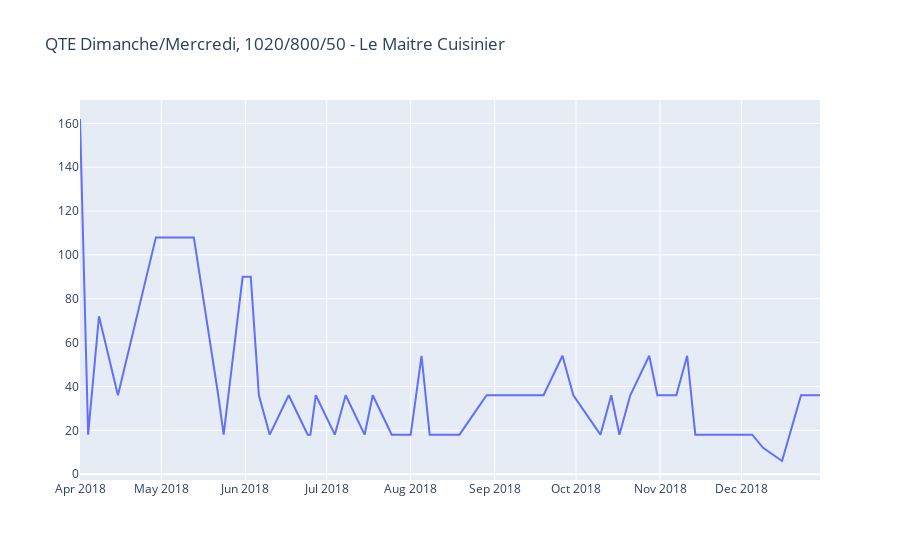
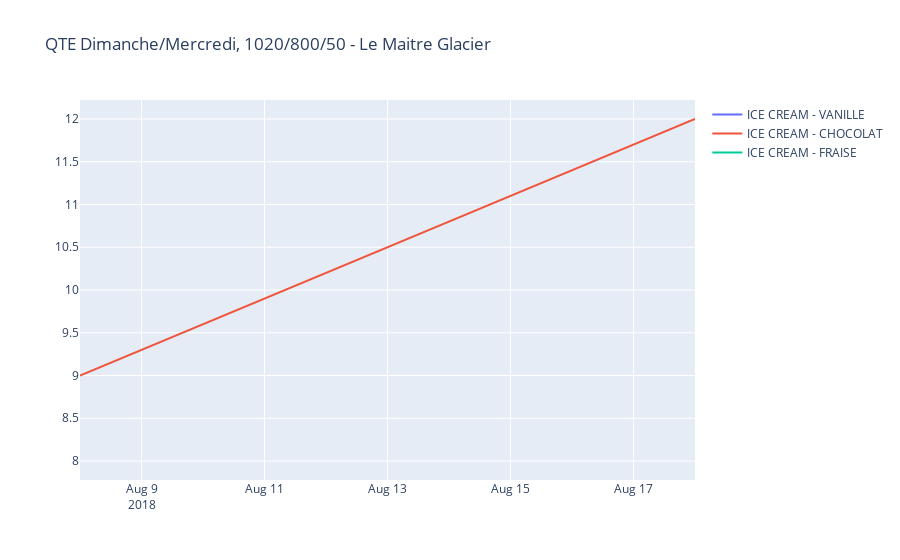

Notebook source saved alongside these figures, in order:
### Code cell
Plot_QTE3("Dimanche/Mercredi, 1020/800/50")

### Figure 1 — Plotly figure (JSON) as saved in the notebook; plotly's stock layout.template omitted (floating-point values rounded to 4 significant figures)
{"data": [{"mode": "lines", "name": "PREPARATION CULINAIRE", "type": "scatter", "x": ["2018-04-01", "2018-04-04", "2018-04-08", "2018-04-15", "2018-04-29", "2018-05-13", "2018-05-22", "2018-05-24", "2018-05-31", "2018-06-03", "2018-06-06", "2018-06-10", "2018-06-17", "2018-06-24", "2018-06-25", "2018-06-27", "2018-07-04", "2018-07-08", "2018-07-15", "2018-07-18", "2018-07-25", "2018-08-01", "2018-08-05", "2018-08-08", "2018-08-19", "2018-08-29", "2018-09-19", "2018-09-26", "2018-09-30", "2018-10-10", "2018-10-14", "2018-10-17", "2018-10-21", "2018-10-28", "2018-10-31", "2018-11-07", "2018-11-11", "2018-11-14", "2018-11-25", "2018-12-05", "2018-12-09", "2018-12-16", "2018-12-23", "2018-12-30"], "y": [162, 18, 72, 36, 108, 108, 36, 18, 90, 90, 36, 18, 36, 18, 18, 36, 18, 36, 18, 36, 18, 18, 54, 18, 18, 36, 36, 54, 36, 18, 36, 18, 36, 54, 36, 36, 54, 18, 18, 18, 12, 6, 36, 36]}], "layout": {"title": {"text": "QTE Dimanche/Mercredi, 1020/800/50 - Le Maitre Cuisinier"}}}

### Figure 2 — Plotly figure (JSON) as saved in the notebook; plotly's stock layout.template omitted (floating-point values rounded to 4 significant figures)
{"data": [{"mode": "lines", "name": "ICE CREAM - VANILLE", "type": "scatter", "x": ["2018-08-08"], "y": [9]}, {"mode": "lines", "name": "ICE CREAM - CHOCOLAT", "type": "scatter", "x": ["2018-08-08", "2018-08-18"], "y": [9, 12]}, {"mode": "lines", "name": "ICE CREAM - FRAISE", "type": "scatter", "x": ["2018-08-08"], "y": [8]}], "layout": {"title": {"text": "QTE Dimanche/Mercredi, 1020/800/50 - Le Maitre Glacier"}}}
